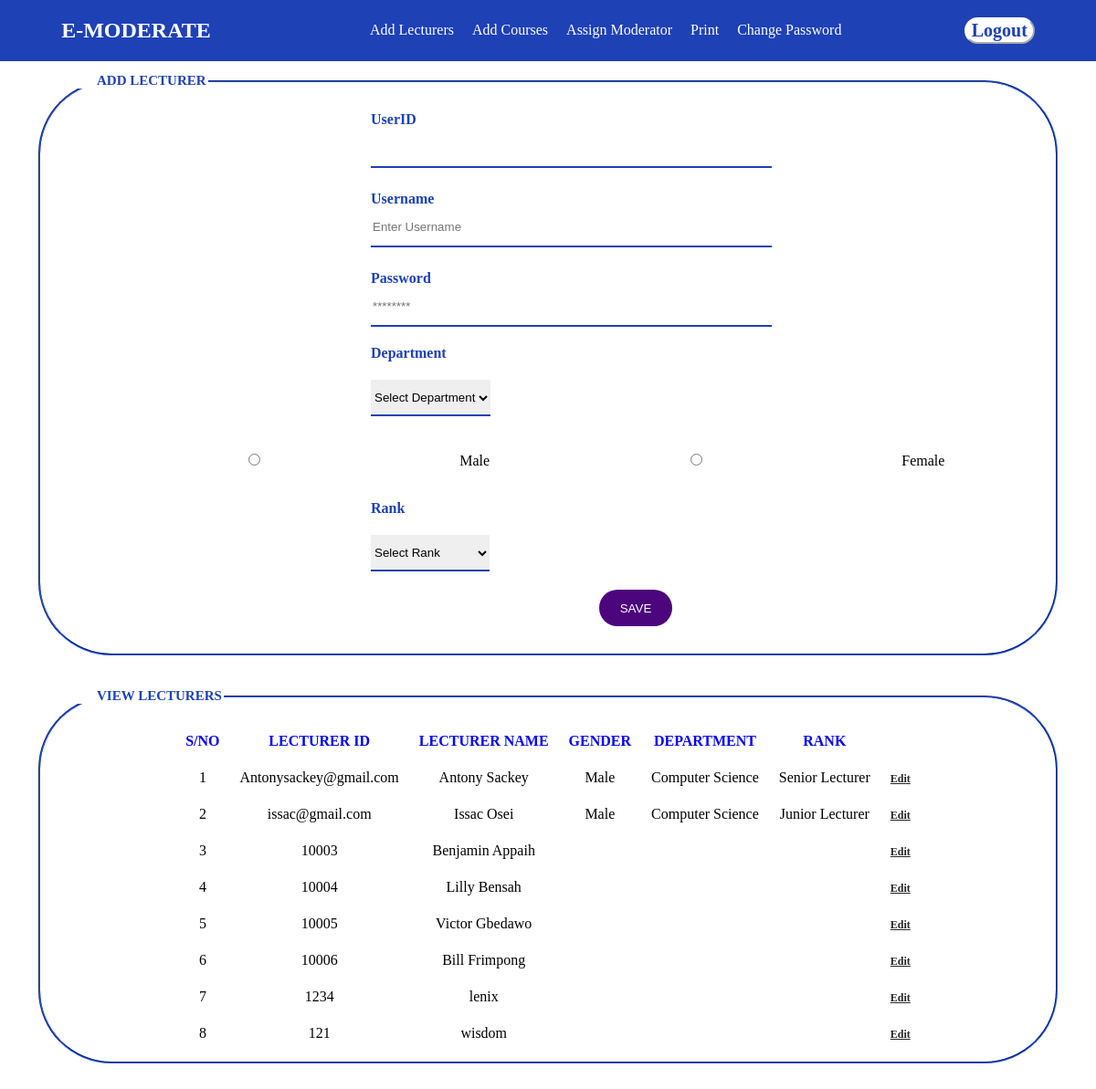
Screenshot of /Admin/index.php with the database file from the repository.
### tables this page shows
CREATE TABLE `lecturer` (
  `id` int(11) NOT NULL,
  `LID` varchar(50) NOT NULL,
  `LNAME` varchar(100) NOT NULL,
  `PWD` varchar(20) NOT NULL,
  `dep` varchar(50) NOT NULL,
  `gender` varchar(7) NOT NULL,
  `rank` varchar(20) NOT NULL
);

### Admin/index.php (the view, shortened to what this page needs)
<?php
$conn = mysqli_connect("localhost","root","","emoderation");
?>
<!DOCTYPE html>
<html lang="en">
<head>
    <link rel="stylesheet" href="../css/styles.css">
</head>
<body>
    <nav>
        <h1>E-MODERATE</h1>
        <ul>
            <li title="Click here to add lectures or courses"><a href="./index.php">Add Lecturers</a></li>
            <li title="Click here to add lectures or courses"><a href="./courses.php">Add Courses</a></li>
            <li title="Click here to assign lectures to courses"><a href="assign.php">Assign Moderator</a></li>
            <li title="Click here to print"><a href="#">Print</a></li>
            <li title="Click here to change password"><a href="./changepwd.php">Change Password</a></li>
        </ul>
        <input type="button" onclick="location.href='../logout.php'" value="Logout">
    </nav>
    <main>
            <div class="forms">
               <form method = 'post'>
                <div class="file">
                    <fieldset >
                        <LEGENd>ADD LECTURER</LEGENd>
                        <p>UserID</p>
                        <input type="text" name="id"  required>
                        <p>Username</p>
                        <input type="text" name="user" placeholder="Enter Username" required>
                        <p>Password</p>
                        <input type="password" name="password" placeholder="********" required>
                        <br>
                        <span class="select_idt">Department</span>
                         <br>
                        <select  class="opt" name = "dep">
                         <option>Select Department</option>
                                                    </select>
                            <br>
                            <label>
                              <input type="radio" name="gender" value="male">
                              Male
                            </label>
                            <label>
                              <input type="radio" name="gender" value="female">
                              Female
                            </label>
                            <br>
                            <br>
                        <span class="select_idt">Rank</span>
                         <br>
                        <select  class="opt" name = "rank">
                         <option>Select Rank</option>
                        </select>
                        <br>
                        <input type="submit" value="SAVE" name="submit"> <br>
                </fieldset>
                </div>
               </form>
                <br>
                <br>
               <fieldset >
                        <LEGENd>VIEW LECTURERS</LEGENd>
                   <table  cellpadding="10" >
                   <tr style="gap:50px;color:blue;">
                    <th>S/NO</th>
                    <th>LECTURER ID</th>
                    <th>LECTURER NAME</th>
                    <th>GENDER</th>
                    <th>DEPARTMENT</th>
                    <th>RANK</th>
</tr>
<?php
$sql = "select * from lecturer limit 10";
$query_run = mysqli_query($conn,$sql);
while($row = mysqli_fetch_assoc($query_run)){
    ?>
    <tr>
    <td><?php echo $row['id']; ?></td>
    <td><?php echo $row['LID']; ?></td>
    <td><?php echo $row['LNAME']; ?></td>
    <td><?php echo $row['gender'] ?></td>
    <td><?php echo $row['dep'] ?></td>
    <td><?php echo $row['rank'] ?></td>
    <td><a href="editlecturer.php?id=<?php echo $row['id']; ?>" class="btn">Edit</a></td>
</tr>
<?php
}
?>
</table>
                </fieldset>
             </div>
    </main>
</body>
</html>

### css/styles.css (style rules this page uses)
body { margin: 0; padding: 0; }
nav { display: block; z-index: 100; width: 100vw; height: max-content; background-color:rgb(30, 65, 182); color: white; display: flex; align-items: center; justify-content: space-around; position: fixed; }
nav ul { display: flex; text-decoration: none; list-style: none; gap: 20px; }
li a { text-decoration:none; }
ul a { color: white; }
a:is(:link, :active, :visited):current { color: gold; }
nav input[type="button"] { background-color:white; color:rgb(30, 65, 182); border-radius: 20px; border-color:white; font-size: 20px; font-weight: bolder; font-family: 'Times New Roman', Times, serif; }
.formBox p, .select_idt { margin: 0%; padding: 0%; font-weight: bold; color: #a6af13; }
.forms { width: 100%; padding: 80px 40px; box-sizing: border-box; height: max-content; background: #fff; }
.forms p { margin: 0%; padding: 0%; font-weight: bold; color: rgb(30, 65, 182); margin-left: 350px; margin-top: 5px; }
.forms input { margin-bottom: 20px; width: 40%; }
.forms input[type="text"], .forms input[type="password"] { margin-left: 350px; border: none; border-bottom: 2px solid rgb(30, 65, 182); outline: none; height: 40px; }
.forms input[type="submit"] { width: 80px; border: none; outline: none; height: 40px; color: #fff; background: #4c057c; cursor: pointer; margin-left: 600px; border-radius: 20px; }
.forms a { color: #262626; font-size: 12px; font-weight: bold; }
.select_idt { margin: 0%; padding: 0%; font-weight: bold; color: rgb(30, 65, 182); margin-left: 350px; }
.opt { margin-top: 20px; margin-left: 350px; border: none; border-bottom: 2px solid rgb(30, 65, 182); outline: none; height: 40px; margin-bottom: 20px; }
.file { justify-content: center; border-color: rgb(30, 65, 182); }
fieldset { padding-top: 20px; border-color: rgb(30, 65, 182); border-bottom-left-radius: 80px; border-bottom-right-radius: 80px; border-top-left-radius: 80px; border-top-right-radius:80px ; }
legend { text-transform: uppercase; font-size: 15px; font-weight: bolder; color: rgb(30, 65, 182); padding-left: 50px; }
th, td { text-align: center; }
table { margin: auto; }

### rows the page displays
lecturer: id "1", LID "Antonysackey@gmail.com", LNAME "Antony Sackey", gender "Male", dep "Computer Science", rank "Senior Lecturer"
lecturer: id "2", LID "issac@gmail.com", LNAME "Issac Osei", gender "Male", dep "Computer Science", rank "Junior Lecturer"
lecturer: id "3", LID "10003", LNAME "Benjamin Appaih"
lecturer: id "4", LID "10004", LNAME "Lilly Bensah"
lecturer: id "5", LID "10005", LNAME "Victor Gbedawo"
lecturer: id "6", LID "10006", LNAME "Bill Frimpong"
lecturer: id "7", LID "1234", LNAME "lenix"
lecturer: id "8", LID "121", LNAME "wisdom"
